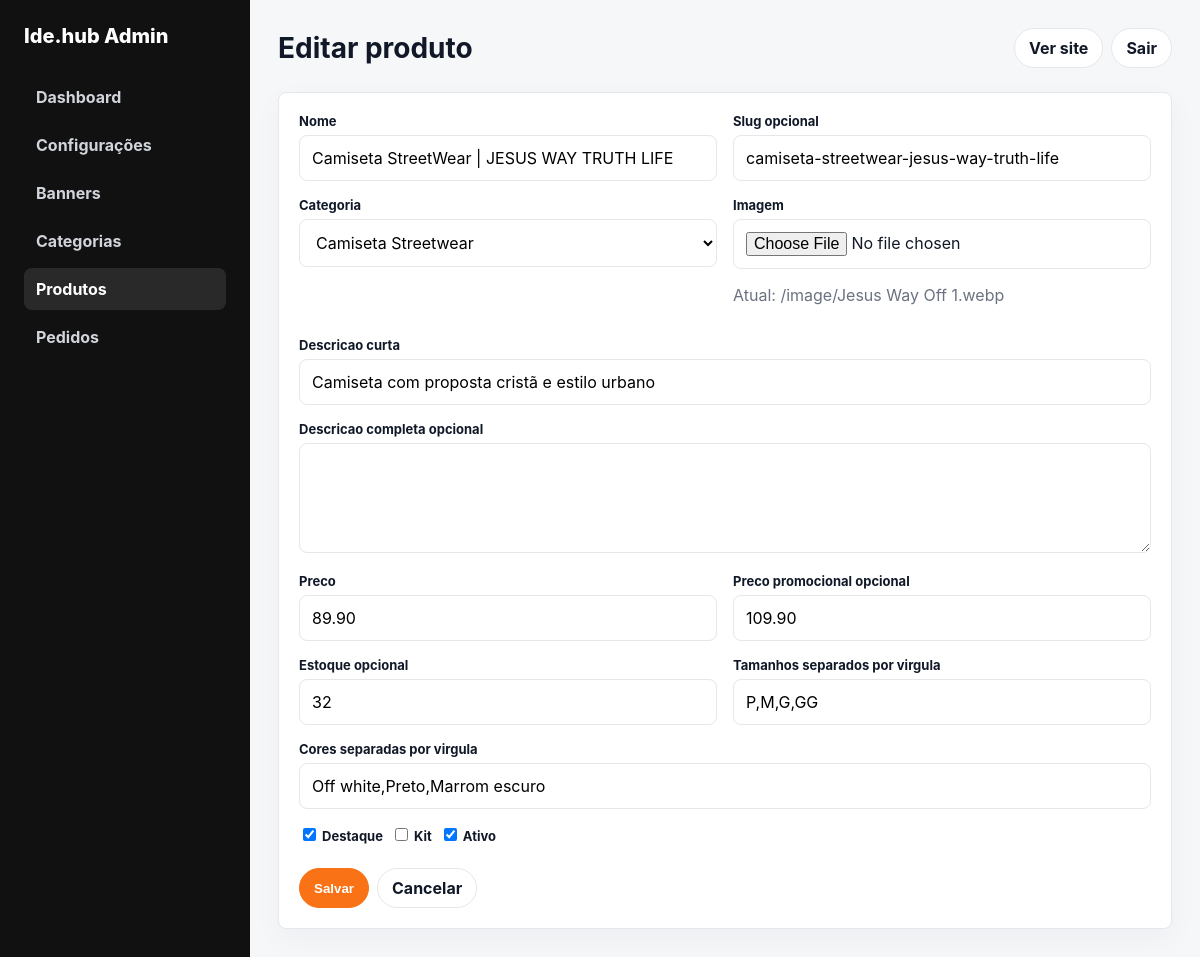
The app's page /admin/products/edit.php?id=1 (signed in) with its own data.
### tables this page shows
CREATE TABLE IF NOT EXISTS products (
  id INT UNSIGNED AUTO_INCREMENT PRIMARY KEY,
  category_id INT UNSIGNED NULL,
  name VARCHAR(190) NOT NULL,
  slug VARCHAR(220) NOT NULL UNIQUE,
  image_path VARCHAR(255) NULL,
  short_description VARCHAR(255) NOT NULL,
  full_description TEXT NULL,
  price DECIMAL(10,2) NOT NULL,
  promotional_price DECIMAL(10,2) NULL,
  featured TINYINT(1) NOT NULL DEFAULT 0,
  stock INT NULL,
  sizes VARCHAR(255) NULL,
  colors VARCHAR(255) NULL,
  is_kit TINYINT(1) NOT NULL DEFAULT 0,
  active TINYINT(1) NOT NULL DEFAULT 1,
  created_at TIMESTAMP DEFAULT CURRENT_TIMESTAMP,
  updated_at TIMESTAMP DEFAULT CURRENT_TIMESTAMP ON UPDATE CURRENT_TIMESTAMP,
  CONSTRAINT fk_products_category FOREIGN KEY (category_id) REFERENCES categories(id) ON DELETE SET NULL,
  INDEX idx_products_active_featured (active, featured),
  INDEX idx_products_category (category_id)
);

CREATE TABLE IF NOT EXISTS categories (
  id INT UNSIGNED AUTO_INCREMENT PRIMARY KEY,
  name VARCHAR(160) NOT NULL,
  slug VARCHAR(180) NOT NULL UNIQUE,
  display_order INT NOT NULL DEFAULT 0,
  active TINYINT(1) NOT NULL DEFAULT 1,
  created_at TIMESTAMP DEFAULT CURRENT_TIMESTAMP,
  updated_at TIMESTAMP DEFAULT CURRENT_TIMESTAMP ON UPDATE CURRENT_TIMESTAMP,
  INDEX idx_categories_active_order (active, display_order)
);

### admin/products/edit.php (called while the page is built, shortened)
<?php
require_once __DIR__ . '/../../models/Product.php';
require_once __DIR__ . '/../../models/Category.php';
$categories = Category::all();
$id = (int) ($_GET['id'] ?? 0);
$product = ProductModel::find($id);
require __DIR__ . '/../../includes/layout/header.php';
require __DIR__ . '/form.php';
require __DIR__ . '/../../includes/layout/footer.php';

### config/database.php (called while the page is built, shortened)
<?php
function db(): PDO
{
    static $pdo = null;
    if ($pdo instanceof PDO) {
        return $pdo;
    }
    $dsn = sprintf('mysql:host=%s;dbname=%s;charset=%s', DB_HOST, DB_NAME, DB_CHARSET);
    $pdo = new PDO($dsn, DB_USER, DB_PASS, [
        PDO::ATTR_ERRMODE => PDO::ERRMODE_EXCEPTION,
        PDO::ATTR_DEFAULT_FETCH_MODE => PDO::FETCH_ASSOC,
        PDO::ATTR_EMULATE_PREPARES => false,
    ]);
    return $pdo;
}

### models/Product.php (called while the page is built, shortened)
<?php
require_once __DIR__ . '/../config/database.php';
final class ProductModel
{
    public static function find(int $id): ?array
    {
        $stmt = db()->prepare('SELECT * FROM products WHERE id = ?');
        $stmt->execute([$id]);
        $product = $stmt->fetch();
        return $product ?: null;
    }
}

### includes/helpers.php (called while the page is built, shortened)
<?php
function e(?string $value): string
{
    return htmlspecialchars((string) $value, ENT_QUOTES, 'UTF-8');
}
function app_base_url(): string
{
    $scriptName = trim((string) ($_SERVER['SCRIPT_NAME'] ?? ''), '/');
    $segments = $scriptName === '' ? [] : explode('/', $scriptName);
    $firstSegment = $segments[0] ?? '';
    return '';
}
function app_url(string $path = ''): string
{
    $base = app_base_url();
    $cleanPath = '/' . ltrim($path, '/');
    return $base . ($cleanPath === '/' ? '' : $cleanPath);
}

### models/Category.php (called while the page is built, shortened)
<?php
require_once __DIR__ . '/../config/database.php';
final class Category
{
    public static function all(bool $activeOnly = false): array
    {
        $sql = 'SELECT * FROM categories';
        $sql .= ' ORDER BY display_order ASC, name ASC';
        return db()->query($sql)->fetchAll();
    }
}

### admin/products/form.php (the view, shortened to what this page needs)
<form class="card" method="post" enctype="multipart/form-data">
    <div class="grid grid-2">
        <div class="form-row">
            <label>Nome</label>
            <input name="name" required value="<?= e($product['name']) ?>">
        </div>
        <div class="form-row">
            <label>Slug opcional</label>
            <input name="slug" value="<?= e($product['slug']) ?>">
        </div>
    </div>
    <div class="grid grid-2">
        <div class="form-row">
            <label>Categoria</label>
            <select name="category_id">
                <?php foreach ($categories as $category): ?>
                    <option value="<?= (int) $category['id'] ?>" <?= (int) ($product['category_id'] ?? 0) === (int) $category['id'] ? 'selected' : '' ?>>
                        <?= e($category['name']) ?>
                    </option>
                <?php endforeach; ?>
            </select>
        </div>
        <div class="form-row">
            <label>Imagem</label>
            <input type="file" name="image" accept="image/jpeg,image/png,image/webp,image/gif">
            <?php if (!empty($product['image_path'])): ?><p class="muted">Atual: <?= e($product['image_path']) ?></p><?php endif; ?>
        </div>
    </div>
    <div class="form-row">
        <label>Descricao curta</label>
        <input name="short_description" required value="<?= e($product['short_description']) ?>">
    </div>
    <div class="form-row">
        <label>Descricao completa opcional</label>
        <textarea name="full_description"><?= e($product['full_description']) ?></textarea>
    </div>
    <div class="grid grid-2">
        <div class="form-row">
            <label>Preco</label>
            <input name="price" required value="<?= e((string) $product['price']) ?>">
        </div>
        <div class="form-row">
            <label>Preco promocional opcional</label>
            <input name="promotional_price" value="<?= e((string) $product['promotional_price']) ?>">
        </div>
    </div>
    <div class="grid grid-2">
        <div class="form-row">
            <label>Estoque opcional</label>
            <input type="number" name="stock" value="<?= e((string) $product['stock']) ?>">
        </div>
        <div class="form-row">
            <label>Tamanhos separados por virgula</label>
            <input name="sizes" placeholder="P,M,G,GG" value="<?= e($product['sizes']) ?>">
        </div>
    </div>
    <div class="form-row">
        <label>Cores separadas por virgula</label>
        <input name="colors" placeholder="Off white,Preto" value="<?= e($product['colors']) ?>">
    </div>
    <div class="actions">
        <label><input style="width:auto" type="checkbox" name="featured" <?= !empty($product['featured']) ? 'checked' : '' ?>> Destaque</label>
        <label><input style="width:auto" type="checkbox" name="is_kit" <?= !empty($product['is_kit']) ? 'checked' : '' ?>> Kit</label>
        <label><input style="width:auto" type="checkbox" name="active" <?= !empty($product['active']) ? 'checked' : '' ?>> Ativo</label>
    </div>
    <div class="actions" style="margin-top:18px">
        <button class="btn btn-primary" type="submit">Salvar</button>
        <a class="btn" href="<?= e(app_url('/admin/products/index.php')) ?>">Cancelar</a>
    </div>
</form>

### includes/layout/header.php (style rules this page uses)
:root { --orange: #f97316; --ink: #111827; --muted: #6b7280; --line: #e5e7eb; --bg: #f6f7f9; }
* { box-sizing: border-box; }
body { margin: 0; font-family: Inter, ui-sans-serif, system-ui, -apple-system, BlinkMacSystemFont, "Segoe UI", sans-serif; color: var(--ink); background: var(--bg); }
a { color: inherit; text-decoration: none; }
.muted { color: var(--muted); }
.card { background: #fff; border: 1px solid var(--line); border-radius: 8px; padding: 20px; box-shadow: 0 10px 30px rgba(15,23,42,.04); }
.grid { display: grid; gap: 16px; }
.grid-2 { grid-template-columns: repeat(2, minmax(0, 1fr)); }
.btn { display: inline-flex; align-items: center; justify-content: center; min-height: 40px; padding: 0 14px; border-radius: 999px; border: 1px solid var(--line); background: #fff; cursor: pointer; font-weight: 750; }
.btn-primary { border-color: var(--orange); background: var(--orange); color: #fff; }
.actions { display: flex; gap: 8px; flex-wrap: wrap; }
input, textarea, select { width: 100%; padding: 12px; border: 1px solid var(--line); border-radius: 8px; font: inherit; background: #fff; }
textarea { min-height: 110px; resize: vertical; }
label { display: block; margin-bottom: 6px; font-size: 13px; font-weight: 750; }
.form-row { margin-bottom: 16px; }

### records on screen
products: name "Camiseta StreetWear | JESUS WAY TRUTH LIFE", slug "camiseta-streetwear-jesus-way-truth-life", category_id "Camiseta Streetwear", image_path "/image/Jesus Way Off 1.webp", short_description "Camiseta com proposta cristã e estilo urbano", price "89.90", promotional_price "109.90", stock "32", sizes "P,M,G,GG", colors "Off white,Preto,Marrom escuro", featured "☑", active "☑"

### other values on screen
$pageTitle "Editar produto"
